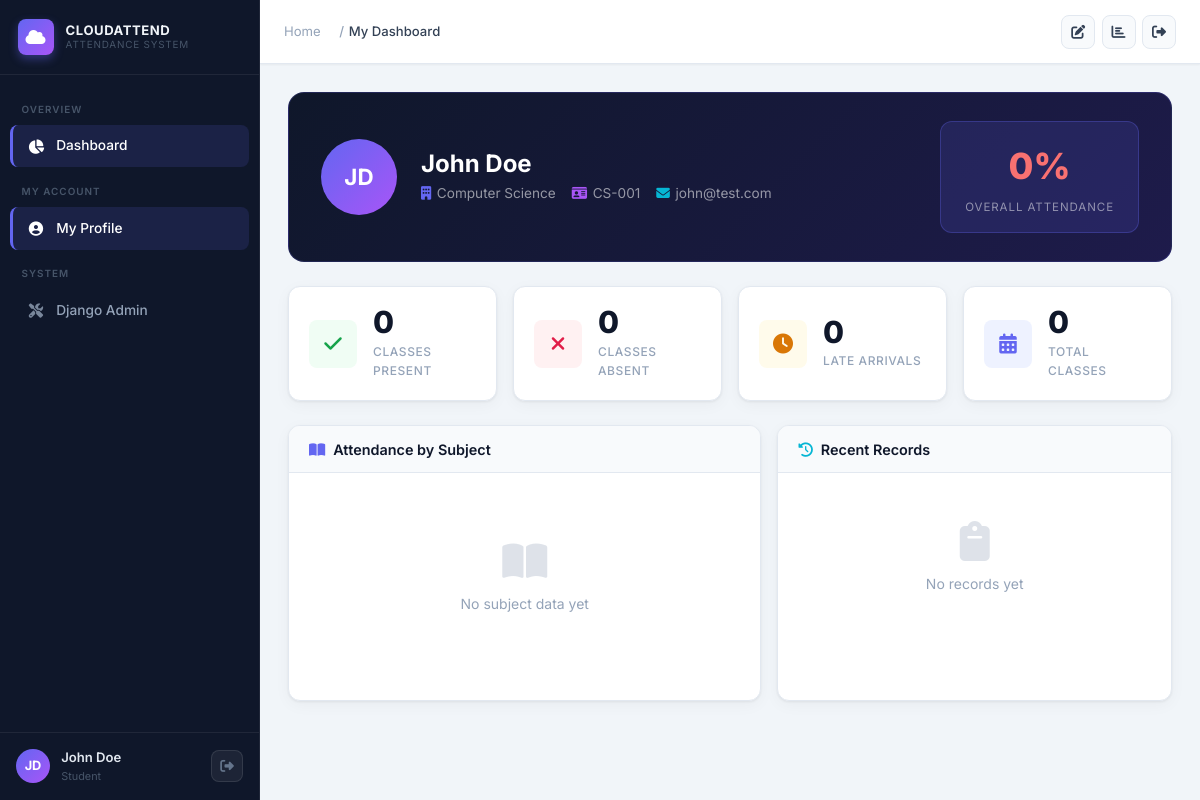
Page /dashboard/student/ (signed in) on the committed database.
### api_v1/models.py (models this page shows, shortened)
class TimeStampedModel(models.Model):
    created_at = models.DateTimeField(auto_now_add=True)
    updated_at = models.DateTimeField(auto_now=True)
    class Meta:
        abstract = True

class Student(TimeStampedModel):
    student_id = models.CharField(
        primary_key=True, default=generate_uuid, editable=False, max_length=200
    )
    user = models.OneToOneField(
        User, on_delete=models.SET_NULL, null=True, blank=True,
        related_name='student_profile'
    )
    first_name = models.CharField(max_length=200)
    last_name = models.CharField(max_length=200)
    address = models.TextField(blank=True)
    email = models.EmailField(unique=True)
    mobile_no = models.CharField(max_length=15)
    department = models.ForeignKey(
        Department, on_delete=models.SET_NULL, null=True, blank=True,
        related_name='students'
    )
    roll_number = models.CharField(max_length=50, blank=True)
    profile_photo = models.ImageField(
        upload_to='student_photos/', null=True, blank=True
    )
    is_active = models.BooleanField(default=True)
    @property
    def full_name(self):
        return f"{self.first_name} {self.last_name}"
    class Meta:
        ordering = ['first_name', 'last_name']

class Department(TimeStampedModel):
    name = models.CharField(max_length=100, unique=True)
    code = models.CharField(max_length=20, unique=True)
    description = models.TextField(blank=True)
    class Meta:
        ordering = ['name']

### api_v1/views.py (the view)
# urls.py: path('dashboard/student/', views.student_dashboard, name='student_dashboard'),
@login_required
def student_dashboard(request):
    if not is_student(request.user):
        return redirect('admin_dashboard')
    try:
        student = Student.objects.get(user=request.user)
    except Student.DoesNotExist:
        messages.error(request, 'Student profile not found. Please contact admin.')
        return redirect('admin_dashboard')
    all_attendance = student.attendances.select_related('subject').order_by('-lecture_date')
    total = all_attendance.count()
    present = all_attendance.filter(status='Present').count()
    absent = all_attendance.filter(status='Absent').count()
    late = all_attendance.filter(status='Late').count()
    pct = round((present / total) * 100, 1) if total else 0
    subject_stats = (
        all_attendance
        .values('subject__title')
        .annotate(
            total=Count('id'),
            present=Count('id', filter=Q(status='Present')),
            absent=Count('id', filter=Q(status='Absent')),
        )
        .order_by('subject__title')
    )
    for s in subject_stats:
        t = s['total']
        s['pct'] = round((s['present'] / t) * 100, 1) if t else 0
    recent = all_attendance[:10]
    context = {
        'student': student,
        'total': total,
        'present': present,
        'absent': absent,
        'late': late,
        'pct': pct,
        'subject_stats': subject_stats,
        'recent': recent,
    }
    return render(request, 'dashboard/student.html', context)

### api_v1/context_processors.py (called while the page is built)
def user_role(request):
    is_student = (
        request.user.is_authenticated
        and request.user.groups.filter(name='Student').exists()
    )
    return {'user_is_student': is_student}

### api_v1/views.py (called while the page is built)
def is_student(user) -> bool:
    return user.groups.filter(name='Student').exists()

### templates/dashboard/student.html (shortened to what this page needs)
{% extends "base.html" %}
{% block breadcrumb %}<li class="breadcrumb-item active">My Dashboard</li>{% endblock %}
{% block content %}
<div style="background:linear-gradient(135deg,#0f172a,#1e1b4b);border:1px solid rgba(99,102,241,.2);border-radius:16px;padding:1.75rem 2rem;margin-bottom:1.5rem;display:flex;align-items:center;gap:1.5rem;" class="fade-in">
  <div class="avatar xl" style="flex-shrink:0">
    {{ student.first_name|slice:":1" }}{{ student.last_name|slice:":1" }}
  </div>
  <div style="flex:1">
    <h2 style="font-size:1.5rem;font-weight:700;color:#fff;margin:0">{{ student.full_name }}</h2>
    <div style="color:rgba(255,255,255,.55);font-size:.85rem;margin-top:.25rem;display:flex;flex-wrap:wrap;gap:1rem;">
      {% if student.department %}<span><i class="fas fa-building" style="margin-right:.35rem;color:var(--accent)"></i>{{ student.department.name }}</span>{% endif %}
      {% if student.roll_number %}<span><i class="fas fa-id-card" style="margin-right:.35rem;color:var(--purple)"></i>{{ student.roll_number }}</span>{% endif %}
      <span><i class="fas fa-envelope" style="margin-right:.35rem;color:var(--cyan)"></i>{{ student.email }}</span>
    </div>
  </div>
  <div style="text-align:center;background:rgba(99,102,241,.15);border:1px solid rgba(99,102,241,.3);border-radius:12px;padding:1rem 1.5rem;">
    <div style="font-size:2.25rem;font-weight:800;{% if pct >= 75 %}color:#4ade80{% elif pct >= 50 %}color:#fbbf24{% else %}color:#f87171{% endif %}">{{ pct }}%</div>
    <div style="font-size:.72rem;color:rgba(255,255,255,.5);text-transform:uppercase;letter-spacing:.08em;margin-top:.15rem">Overall Attendance</div>
  </div>
</div>
<div class="stats-grid fade-in-delay-1" style="margin-bottom:1.5rem">
  <div class="stat-card">
    <div class="stat-icon emerald"><i class="fas fa-check"></i></div>
    <div class="stat-content">
      <div class="stat-value">{{ present }}</div>
      <div class="stat-label">Classes Present</div>
    </div>
  </div>
  <div class="stat-card">
    <div class="stat-icon rose"><i class="fas fa-times"></i></div>
    <div class="stat-content">
      <div class="stat-value">{{ absent }}</div>
      <div class="stat-label">Classes Absent</div>
    </div>
  </div>
  <div class="stat-card">
    <div class="stat-icon amber"><i class="fas fa-clock"></i></div>
    <div class="stat-content">
      <div class="stat-value">{{ late }}</div>
      <div class="stat-label">Late Arrivals</div>
    </div>
  </div>
  <div class="stat-card">
    <div class="stat-icon indigo"><i class="fas fa-calendar-days"></i></div>
    <div class="stat-content">
      <div class="stat-value">{{ total }}</div>
      <div class="stat-label">Total Classes</div>
    </div>
  </div>
</div>
<div style="display:grid;grid-template-columns:1.2fr 1fr;gap:1rem;" class="fade-in-delay-2">
  <div class="card">
    <div class="card-header">
      <h3 class="card-title"><i class="fas fa-book-open" style="color:var(--accent);margin-right:.5rem"></i>Attendance by Subject</h3>
    </div>
    <div class="card-body">
      {% if subject_stats %}
        {% for s in subject_stats %}
        <div style="margin-bottom:1.1rem">
          <div style="display:flex;justify-content:space-between;align-items:center;margin-bottom:.4rem">
            <span style="font-size:.85rem;font-weight:500">{{ s.subject__title|default:"Unknown" }}</span>
            <span class="fw-600 fs-sm {% if s.pct >= 75 %}text-success{% elif s.pct >= 50 %}text-warning{% else %}text-danger{% endif %}">{{ s.pct }}%</span>
          </div>
          <div class="progress-bar-wrap">
            <div class="progress-bar-fill {% if s.pct >= 75 %}success{% elif s.pct >= 50 %}warning{% else %}danger{% endif %}"
                 style="width:{{ s.pct }}%"></div>
          </div>
          <div style="display:flex;gap:1rem;margin-top:.3rem">
            <span class="fs-xs text-success">{{ s.present }} present</span>
            <span class="fs-xs text-danger">{{ s.absent }} absent</span>
          </div>
        </div>
        {% endfor %}
      {% else %}
        <div class="empty-state"><i class="fas fa-book-open"></i><p>No subject data yet</p></div>
      {% endif %}
    </div>
  </div>
  <div class="card">
    <div class="card-header">
      <h3 class="card-title"><i class="fas fa-clock-rotate-left" style="color:var(--cyan);margin-right:.5rem"></i>Recent Records</h3>
    </div>
    <div class="card-body" style="padding:0">
      {% if recent %}
        <table class="table">
          <thead><tr><th>Date</th><th>Subject</th><th>Status</th></tr></thead>
          <tbody>
            {% for r in recent %}
            <tr>
              <td class="fs-sm">{{ r.lecture_date }}</td>
              <td class="fs-sm text-muted">{{ r.subject.title|default:"—" }}</td>
              <td><span class="badge badge-{{ r.status|lower }}">{{ r.status }}</span></td>
            </tr>
            {% endfor %}
          </tbody>
        </table>
      {% else %}
        <div class="empty-state"><i class="fas fa-clipboard"></i><p>No records yet</p></div>
      {% endif %}
    </div>
  </div>
</div>
{% endblock %}

### templates/base.html (shortened to what this page needs)
{% load static %}
<!DOCTYPE html>
<html lang="en">
<head>
  <link rel="stylesheet" href="https://cdnjs.cloudflare.com/ajax/libs/font-awesome/6.5.2/css/all.min.css" />
  <link rel="stylesheet" href="https://cdn.jsdelivr.net/npm/bootstrap@5.3.3/dist/css/bootstrap.min.css" />
  <link rel="stylesheet" href="{% static 'css/style.css' %}" />
</head>
<body>
<aside class="sidebar" id="sidebar">
  <a href="{% url 'dashboard' %}" class="sidebar-brand">
    <div class="sidebar-brand-icon">
      <i class="fas fa-cloud"></i>
    </div>
    <div class="sidebar-brand-text">
      CloudAttend
      <small>Attendance System</small>
    </div>
  </a>
  <nav class="sidebar-nav">
    <span class="nav-section-label">Overview</span>
    <a href="{% url 'dashboard' %}"
       class="nav-link-item {% if request.resolver_match.url_name == 'dashboard' or request.resolver_match.url_name == 'admin_dashboard' or request.resolver_match.url_name == 'student_dashboard' %}active{% endif %}">
      <span class="nav-icon"><i class="fas fa-chart-pie"></i></span>
      Dashboard
    </a>
    {% if user_is_student %}
    <span class="nav-section-label">My Account</span>
    <a href="{% url 'student_dashboard' %}"
       class="nav-link-item {% if request.resolver_match.url_name == 'student_dashboard' %}active{% endif %}">
      <span class="nav-icon"><i class="fas fa-user-circle"></i></span>
      My Profile
    </a>
    {% endif %}
    <span class="nav-section-label">System</span>
    <a href="/admin/" class="nav-link-item" target="_blank">
      <span class="nav-icon"><i class="fas fa-screwdriver-wrench"></i></span>
      Django Admin
    </a>
  </nav>
  <div class="sidebar-footer">
    <div class="user-avatar">
      {{ request.user.first_name|slice:":1"|upper }}{{ request.user.last_name|slice:":1"|upper }}
    </div>
    <div class="user-info">
      <div class="user-name">{{ request.user.get_full_name|default:request.user.username }}</div>
      <div class="user-role">{% if user_is_student %}Student{% else %}Administrator{% endif %}</div>
    </div>
    <form method="post" action="{% url 'logout' %}" class="logout-form">
      <button type="submit" class="logout-btn" title="Sign out">
        <i class="fas fa-right-from-bracket"></i>
      </button>
    </form>
  </div>
</aside>
<div class="main-wrapper">
  <header class="topbar">
    <nav class="topbar-breadcrumb">
      <ol class="breadcrumb">
        <li class="breadcrumb-item"><a href="{% url 'dashboard' %}">Home</a></li>
        {% block breadcrumb %}{% endblock %}
      </ol>
    </nav>
    <div class="topbar-actions">
      <a href="{% url 'mark_attendance' %}" class="topbar-btn" title="Mark Attendance">
        <i class="fas fa-pen-to-square"></i>
      </a>
      <a href="{% url 'reports' %}" class="topbar-btn" title="Reports">
        <i class="fas fa-chart-bar"></i>
      </a>
      <form method="post" action="{% url 'logout' %}" class="topbar-logout">
        <button type="submit" class="topbar-logout-btn" title="Sign out">
          <i class="fas fa-right-from-bracket"></i>
        </button>
      </form>
    </div>
  </header>
  <main class="page-content">
    {% block content %}{% endblock %}
  </main>
</div>
</body>
</html>

### rows in the picture
Student: first_name "J", last_name "D", full_name "John Doe", department.name "Computer Science", roll_number "CS-001", email "john@test.com"

### other values in the picture
{{ request.user.first_name|slice:":1"|upper }} "J"
{{ request.user.last_name|slice:":1"|upper }} "D"
{{ request.user.get_full_name|default:request.user.username }} "John Doe"
{{ pct }} "0"
{{ present }} "0"
{{ absent }} "0"
{{ late }} "0"
{{ total }} "0"
